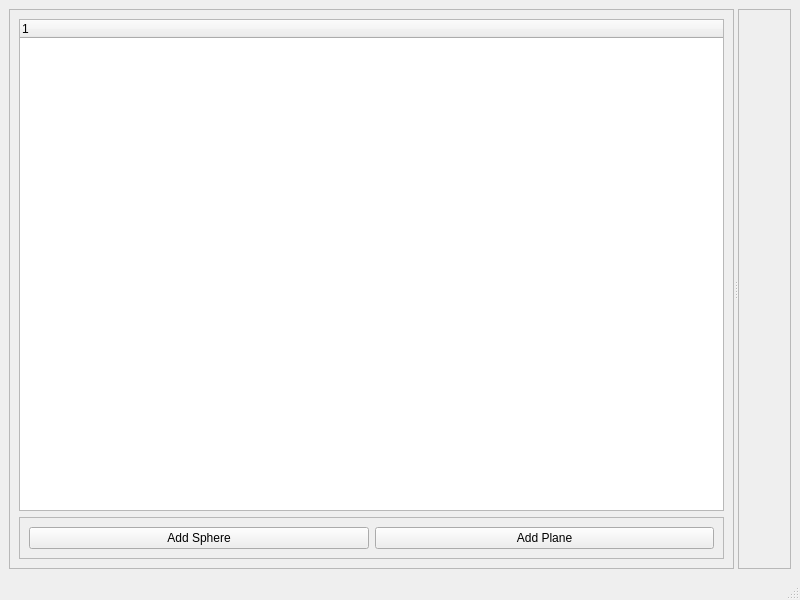
<?xml version="1.0" encoding="UTF-8"?>
<ui version="4.0">
 <class>RayTracerGUI</class>
 <widget class="QMainWindow" name="RayTracerGUI">
  <property name="geometry">
   <rect>
    <x>0</x>
    <y>0</y>
    <width>800</width>
    <height>600</height>
   </rect>
  </property>
  <property name="windowTitle">
   <string>MainWindow</string>
  </property>
  <widget class="QWidget" name="centralwidget">
   <layout class="QHBoxLayout" name="horizontalLayout">
    <item>
     <widget class="QSplitter" name="splitter">
      <property name="orientation">
       <enum>Qt::Horizontal</enum>
      </property>
      <widget class="QFrame" name="properties_frame">
       <property name="frameShape">
        <enum>QFrame::StyledPanel</enum>
       </property>
       <property name="frameShadow">
        <enum>QFrame::Raised</enum>
       </property>
       <layout class="QVBoxLayout" name="verticalLayout">
        <item>
         <widget class="QTreeWidget" name="objects_treeWidget">
          <column>
           <property name="text">
            <string notr="true">1</string>
           </property>
          </column>
         </widget>
        </item>
        <item>
         <widget class="QFrame" name="frame">
          <property name="frameShape">
           <enum>QFrame::StyledPanel</enum>
          </property>
          <property name="frameShadow">
           <enum>QFrame::Raised</enum>
          </property>
          <layout class="QHBoxLayout" name="horizontalLayout_3">
           <item>
            <widget class="QPushButton" name="add_sphere_pushButton">
             <property name="text">
              <string>Add Sphere</string>
             </property>
            </widget>
           </item>
           <item>
            <widget class="QPushButton" name="add_plane_pushButton">
             <property name="text">
              <string>Add Plane</string>
             </property>
            </widget>
           </item>
          </layout>
         </widget>
        </item>
       </layout>
      </widget>
      <widget class="QFrame" name="gl_widget_frame">
       <property name="frameShape">
        <enum>QFrame::StyledPanel</enum>
       </property>
       <property name="frameShadow">
        <enum>QFrame::Raised</enum>
       </property>
       <layout class="QHBoxLayout" name="horizontalLayout_2"/>
      </widget>
     </widget>
    </item>
   </layout>
  </widget>
  <widget class="QMenuBar" name="menubar">
   <property name="geometry">
    <rect>
     <x>0</x>
     <y>0</y>
     <width>800</width>
     <height>20</height>
    </rect>
   </property>
  </widget>
  <widget class="QStatusBar" name="statusbar"/>
 </widget>
 <resources/>
 <connections/>
</ui>
